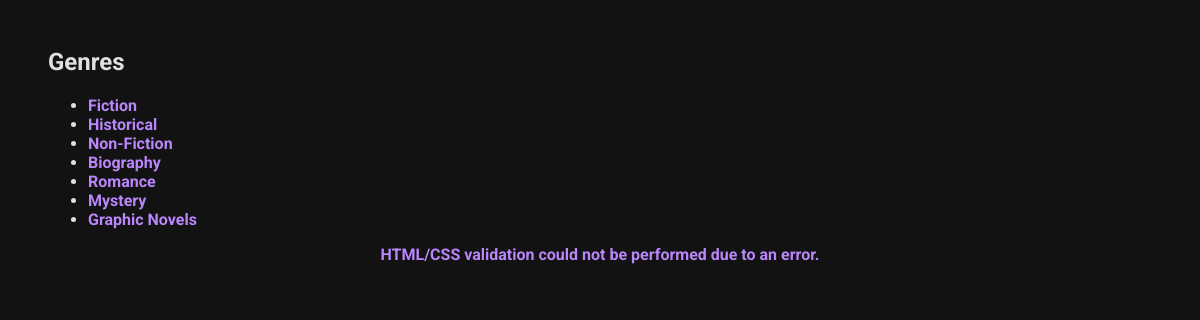
The page /books/ on the database its author committed.
### books/models.py (models this page shows, shortened)
class Genre(models.Model):
    name = models.CharField(max_length=100, unique=True)

### books/views.py (the view)
# urls.py: path('', views.GenreListView.as_view(), name='genre_list'),
class GenreListView(generic.ListView):
    model = Genre
    template_name = 'books/genre_list.html'
    context_object_name = 'genres'

### books/templates/books/genre_list.html (shortened to what this page needs)
{% extends 'base.html' %}
{% block content %}
<h2>Genres</h2>
<ul>
    {% for genre in genres %}
        <li>
            <a href="{% url 'books:genre_detail' genre.pk %}">{{ genre.name }}</a>
        </li>
    {% endfor %}
</ul>
{% endblock %}

### static/base.css (style rules this page uses)
body { font-family: 'Roboto', sans-serif; margin: 4vw; background-color: #121212; color: #e0e0e0; }
a, a:visited { text-decoration: none; font-weight: bold; color: #BB86FC; }

### rows shown on the page
Genre: name "Fiction"
Genre: name "Historical"
Genre: name "Non-Fiction"
Genre: name "Biography"
Genre: name "Romance"
Genre: name "Mystery"
Genre: name "Graphic Novels"
